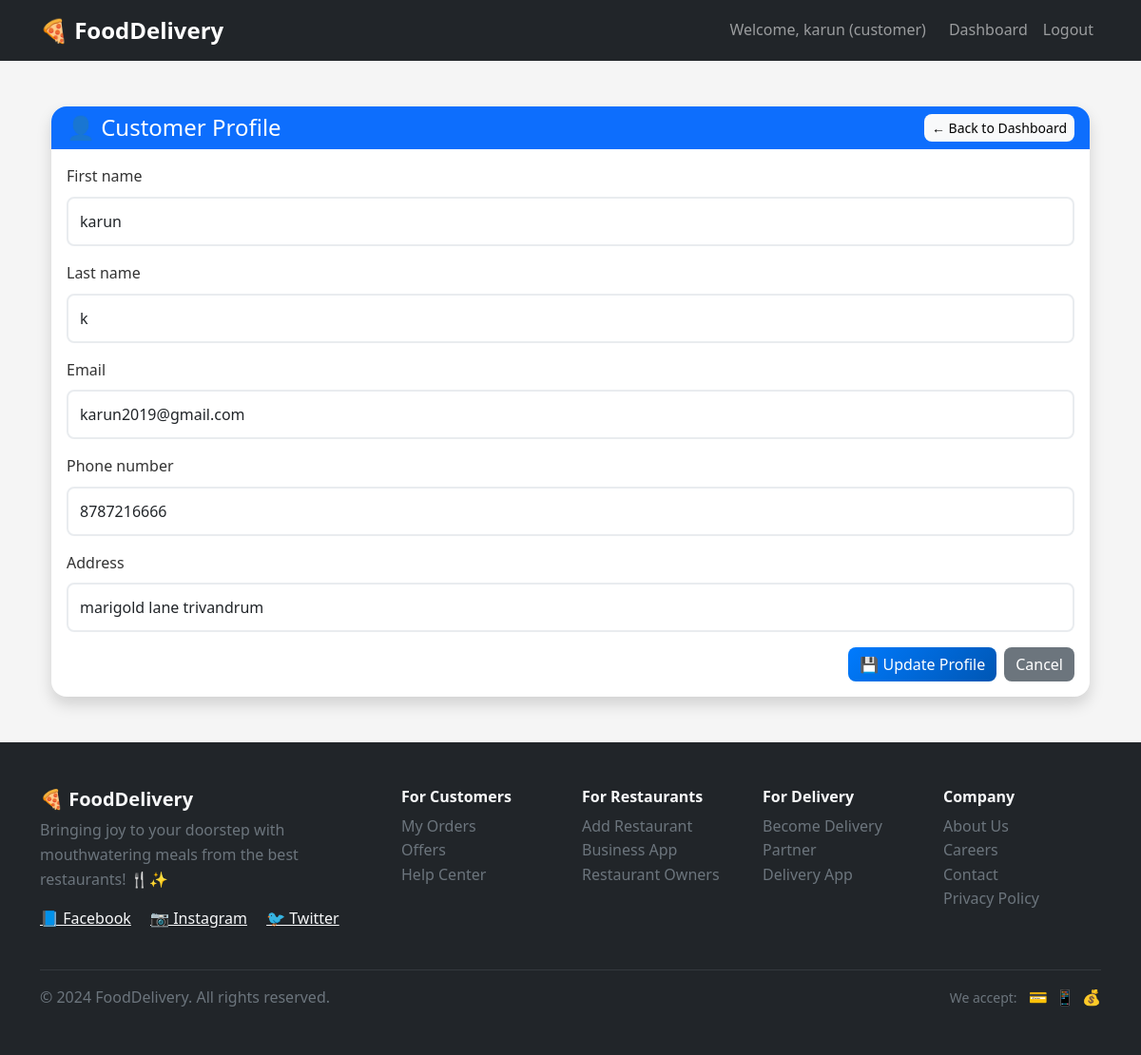
The page /fooddelivery/customer/profile/ (signed in) on the database its author committed.
### foodapp/models.py (models this page shows, shortened)
class CustomUser(AbstractUser):
    username = models.CharField(max_length=20, unique=True)
    email = models.EmailField(unique=True)
    phone_number = models.CharField(max_length=10,default='0000000000')
    address = models.TextField(max_length=100, blank=True, null=True)
    ROLE_CHOICES = (
        ('admin', 'Admin'),
        ('customer', 'Customer'),
        ('restaurant', 'Restaurant'),
        ('delivery', 'Delivery Partners'),
    )
    role = models.CharField(max_length=10, choices=ROLE_CHOICES, default='customer')
    is_verified = models.BooleanField(default=False)

### foodapp/views.py (the view)
# urls.py: path('customer/profile/', customer_profile, name='customer_profile'),
@login_required
def customer_profile(request):
    if request.user.role != 'customer':
        messages.error(request, "You are not authorized.")
        return redirect('dashboard')
    form = UserProfileForm(request.POST or None, instance=request.user)
    if request.method == 'POST':
        if form.is_valid():
            form.save()
            messages.success(request, "Profile updated successfully.")
            return redirect('customer_profile')
    return render(request, 'customer_profile.html', {'form': form})

### foodapp/forms.py
class UserProfileForm(forms.ModelForm):
    class Meta:
        model = CustomUser
        fields = ['username', 'email', 'first_name', 'last_name']

### Templates/customer_profile.html (shortened to what this page needs)
{% extends 'base.html' %}
{% block content %}
<div class="container mt-5">
  <div class="card shadow border-0">
    <div class="card-header bg-primary text-white d-flex justify-content-between align-items-center">
      <h4 class="mb-0">👤 Customer Profile</h4>
      <a href="{% url 'dashboard' %}" class="btn btn-light btn-sm">← Back to Dashboard</a>
    </div>
    <div class="card-body">
      <form method="post" novalidate>
        {% for field in form %}
          <div class="mb-3">
            <label for="{{ field.id_for_label }}" class="form-label">{{ field.label }}</label>
            <input type="{{ field.field.widget.input_type }}"
                   name="{{ field.name }}"
                   id="{{ field.id_for_label }}"
                   class="form-control"
                   value="{{ field.value|default:'' }}"
                   {% if field.field.required %}required{% endif %}>
          </div>
        {% endfor %}
        <div class="d-flex justify-content-end">
          <button type="submit" class="btn btn-primary">💾 Update Profile</button>
          <a href="{% url 'dashboard' %}" class="btn btn-secondary ms-2">Cancel</a>
        </div>
      </form>
    </div>
  </div>
</div>
{% endblock %}

### Templates/base.html (shortened to what this page needs)
<!DOCTYPE html>
<html lang="en">
<head>
    <link href="https://cdn.jsdelivr.net/npm/bootstrap@5.1.3/dist/css/bootstrap.min.css" rel="stylesheet">
    <link href="/static/css/style.css" rel="stylesheet">
</head>
<body>
    <nav class="navbar navbar-expand-lg navbar-dark bg-dark">
        <div class="container">
            <a class="navbar-brand" href="{% url 'home' %}">🍕 FoodDelivery</a>
            <div class="navbar-nav ms-auto">
                {% if user.is_authenticated %}
                    <span class="navbar-text me-3">Welcome, {{ user.username }} ({{ user.role }})</span>
                    <a class="nav-link" href="{% url 'dashboard' %}">Dashboard</a>
                    <a class="nav-link" href="{% url 'logout' %}">Logout</a>
                {% else %}
                    <a class="nav-link" href="{% url 'login' %}">Login</a>
                    <a class="nav-link" href="{% url 'register_customer' %}">Register</a>
                {% endif %}
            </div>
        </div>
    </nav>
    <main class="container mt-4">
        {% block content %}
        {% endblock %}
    </main>
    <footer class="bg-dark text-light mt-5">
        <div class="container py-5">
            <div class="row">
                <div class="col-md-4 mb-4">
                    <h5 class="fw-bold">🍕 FoodDelivery</h5>
                    <p class="text-muted">Bringing joy to your doorstep with mouthwatering meals from the best restaurants! 🍴✨</p>
                    <div class="social-links">
                        <a href="#" class="text-light me-3">📘 Facebook</a>
                        <a href="#" class="text-light me-3">📷 Instagram</a>
                        <a href="#" class="text-light">🐦 Twitter</a>
                    </div>
                </div>
                <div class="col-md-2 mb-4">
                    <h6 class="fw-bold">For Customers</h6>
                    <ul class="list-unstyled">
                        <li><a href="#" class="text-muted text-decoration-none">My Orders</a></li>
                        <li><a href="#" class="text-muted text-decoration-none">Offers</a></li>
                        <li><a href="#" class="text-muted text-decoration-none">Help Center</a></li>
                    </ul>
                </div>
                <div class="col-md-2 mb-4">
                    <h6 class="fw-bold">For Restaurants</h6>
                    <ul class="list-unstyled">
                        <li><a href="{% url 'register_restaurant' %}" class="text-muted text-decoration-none">Add Restaurant</a></li>
                        <li><a href="#" class="text-muted text-decoration-none">Business App</a></li>
                        <li><a href="#" class="text-muted text-decoration-none">Restaurant Owners</a></li>
                    </ul>
                </div>
                <div class="col-md-2 mb-4">
                    <h6 class="fw-bold">For Delivery</h6>
                    <ul class="list-unstyled">
                        <li><a href="{% url 'register_delivery' %}" class="text-muted text-decoration-none">Become Delivery Partner</a></li>
                        <li><a href="#" class="text-muted text-decoration-none">Delivery App</a></li>
                    </ul>
                </div>
                <div class="col-md-2 mb-4">
                    <h6 class="fw-bold">Company</h6>
                    <ul class="list-unstyled">
                        <li><a href="#" class="text-muted text-decoration-none">About Us</a></li>
                        <li><a href="#" class="text-muted text-decoration-none">Careers</a></li>
                        <li><a href="#" class="text-muted text-decoration-none">Contact</a></li>
                        <li><a href="#" class="text-muted text-decoration-none">Privacy Policy</a></li>
                    </ul>
                </div>
            </div>
            <hr class="bg-secondary">
            <div class="row align-items-center">
                <div class="col-md-6">
                    <p class="text-muted mb-0">&copy; 2024 FoodDelivery. All rights reserved.</p>
                </div>
                <div class="col-md-6 text-md-end">
                    <div class="payment-methods">
                        <small class="text-muted">We accept:</small>
                        <span class="ms-2">💳</span>
                        <span class="ms-1">📱</span>
                        <span class="ms-1">💰</span>
                    </div>
                </div>
            </div>
        </div>
    </footer>
</body>
</html>

### static/css/style.css (style rules this page uses)
:root { --primary-color: #007bff; --secondary-color: #6c757d; --success-color: #28a745; --warning-color: #ffc107; --danger-color: #dc3545; --info-color: #17a2b8; --dark-color: #343a40; --light-color: #f8f9fa; }
* { margin: 0; padding: 0; box-sizing: border-box; }
body { font-family: 'Segoe UI', Tahoma, Geneva, Verdana, sans-serif; background-color: #f5f5f5; line-height: 1.6; color: #333; }
.navbar-brand { font-weight: bold; font-size: 1.5rem; }
.navbar-nav .nav-link { font-weight: 500; transition: color 0.3s ease; }
.card { border: none; border-radius: 1rem; box-shadow: 0 0.125rem 0.25rem rgba(0, 0, 0, 0.075); transition: all 0.3s ease; margin-bottom: 1.5rem; }
.card-header { border-radius: 1rem 1rem 0 0 !important; border: none; font-weight: 600; }
.btn { border-radius: 0.5rem; font-weight: 500; transition: all 0.3s ease; border: none; }
.btn-primary { background: linear-gradient(135deg, var(--primary-color), #0056b3); }
.form-control { padding: 12px; border: 2px solid #e9ecef; border-radius: 8px; }

### rows shown on the page
CustomUser: username "karun", role "customer", first_name "karun" "karun2019@gmail.com" "8787216666" "marigold lane trivandrum"

### other values the page prints
{{ field.label }} "First name" "Last name" "Email" "Phone number" "Address"
